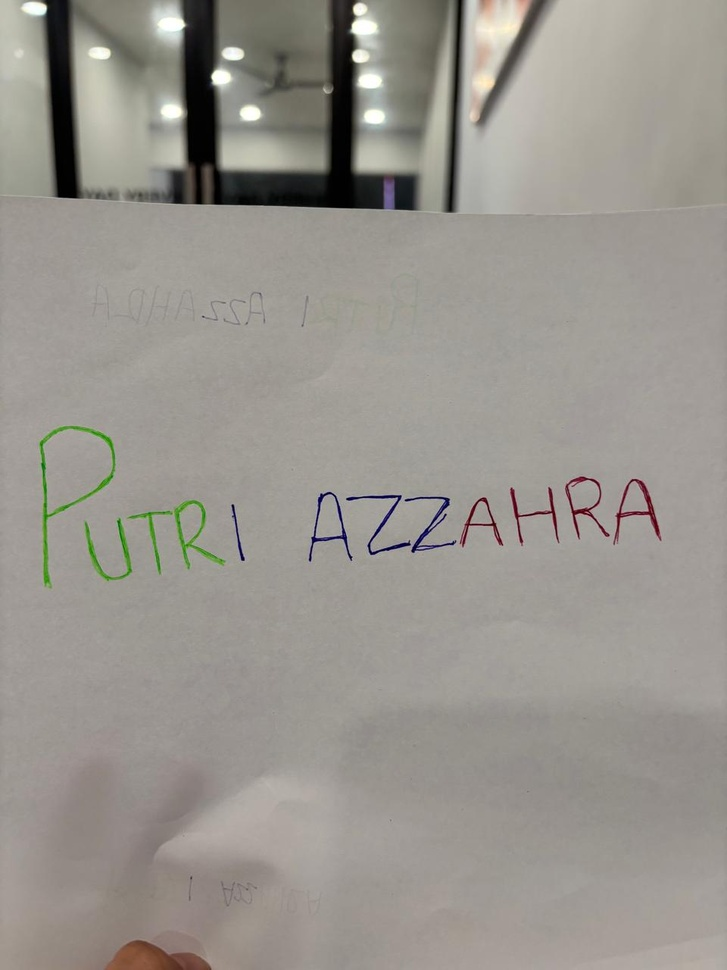
#> input picture UTS_PCD/Soal no 1 dan 2/ara.jpg, 727 x 970 px, shrunk from 960 x 1280 before the run
$ jupyter execute 'UTS_PCD_202331080_B_ITPLN_soal 1 dan 2.ipynb'
#> lines starting #> are read from the running program, lines starting #| are printed output that depends on the picture; after the words box and inside, x2 and y2 are one past the last pixel; in counts of white or black regions, pixels touching at a corner belong together
# Putri Azzahra (202331080)

## 1. Deteksi Warna Pada Citra

[cell 1]
from PIL import Image
import numpy as np
import matplotlib.pyplot as plt

## Deklarasi File Gambar(JPG)

[cell 2]
image_path = 'ara.jpg'
img = Image.open(image_path)
#> img is the input picture: PIL image 727x970 RGB; mean R, G, B 152.6, 148.7, 142.1
display(img)

## Convert File to RGB libary

[cell 3]
img_rgb = img.convert('RGB')

img_array = np.array(img_rgb)

r_array = img_array[:, :, 0]
g_array = img_array[:, :, 1]
b_array = img_array[:, :, 2]

[cell 4]
threshold = 50

[cell 5]
r_mask = r_array > threshold
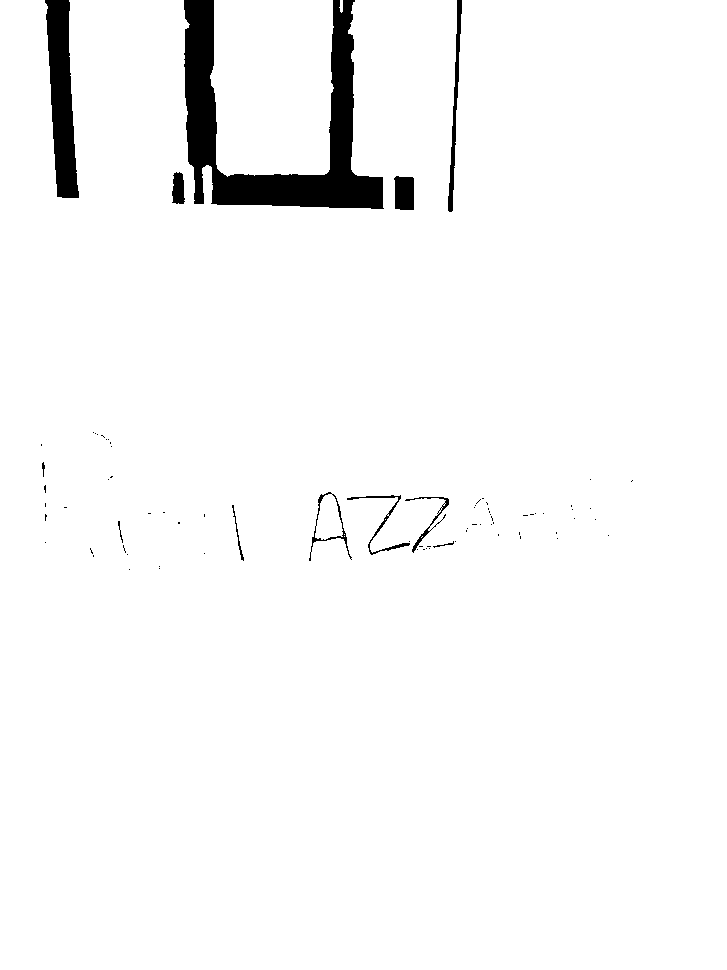
#> r_mask: shape (970, 727) bool; 97% white; 80 black regions (68 under 20 px), largest, box (x1, y1, x2, y2) and area: (184, 0, 384, 209) 14191, (45, 0, 79, 198) 4172, (448, 0, 462, 212) 843
g_mask = g_array > threshold
#> g_mask: shape (970, 727) bool; 96.8% white; 25 black regions (10 under 20 px), largest, box (x1, y1, x2, y2) and area: (184, 0, 384, 209) 14269, (45, 0, 79, 198) 4179, (448, 0, 462, 212) 839
b_mask = b_array > threshold
#> b_mask: shape (970, 727) bool; 96.6% white; 132 black regions (104 under 20 px), largest, box (x1, y1, x2, y2) and area: (184, 0, 384, 209) 14704, (44, 0, 80, 198) 4284, (447, 0, 462, 212) 949

[cell 6]
highlighted_putr = img_array.copy()
highlighted_iazz = img_array.copy()
highlighted_ahra = img_array.copy()


highlighted_putr[r_mask] = [128, 128, 128] #putr
highlighted_putr[~r_mask] = [0, 0, 0]

highlighted_iazz[b_mask] = [128, 128, 128] #iazz
highlighted_iazz[~b_mask] = [0, 0, 0]
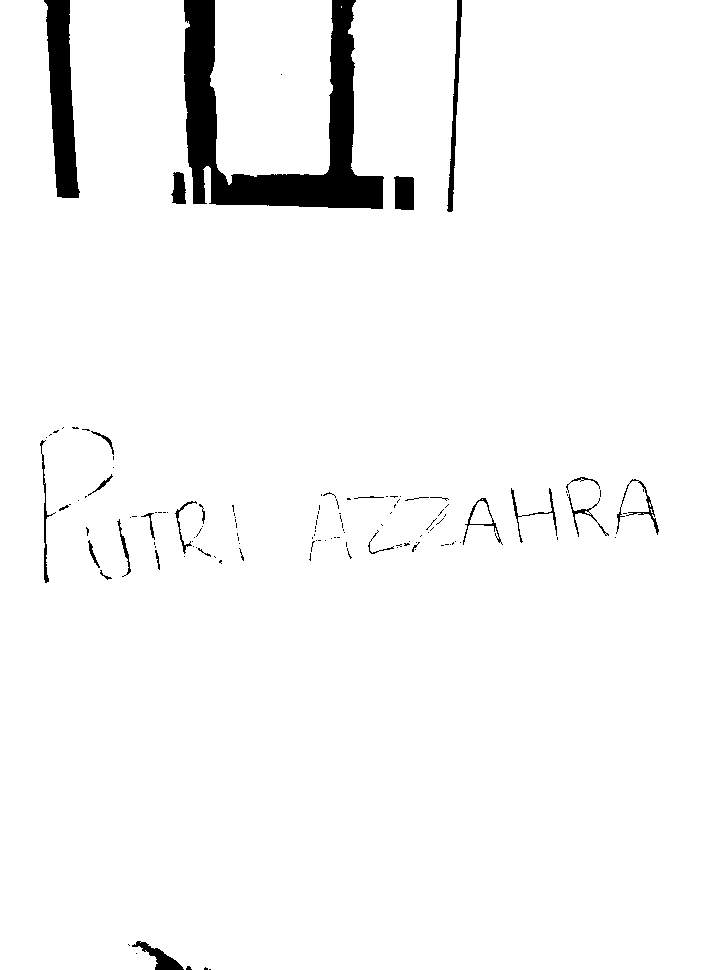
#> highlighted_iazz: shape (970, 727, 3); values 0 (black) and 128 (white), 96.6% white; 132 black regions (104 under 20 px), largest, box (x1, y1, x2, y2) and area: (184, 0, 384, 209) 14704, (44, 0, 80, 198) 4284, (447, 0, 462, 212) 949

highlighted_ahra[g_mask] = [128, 128, 128] #ahra
highlighted_ahra[~g_mask] = [0, 0, 0]
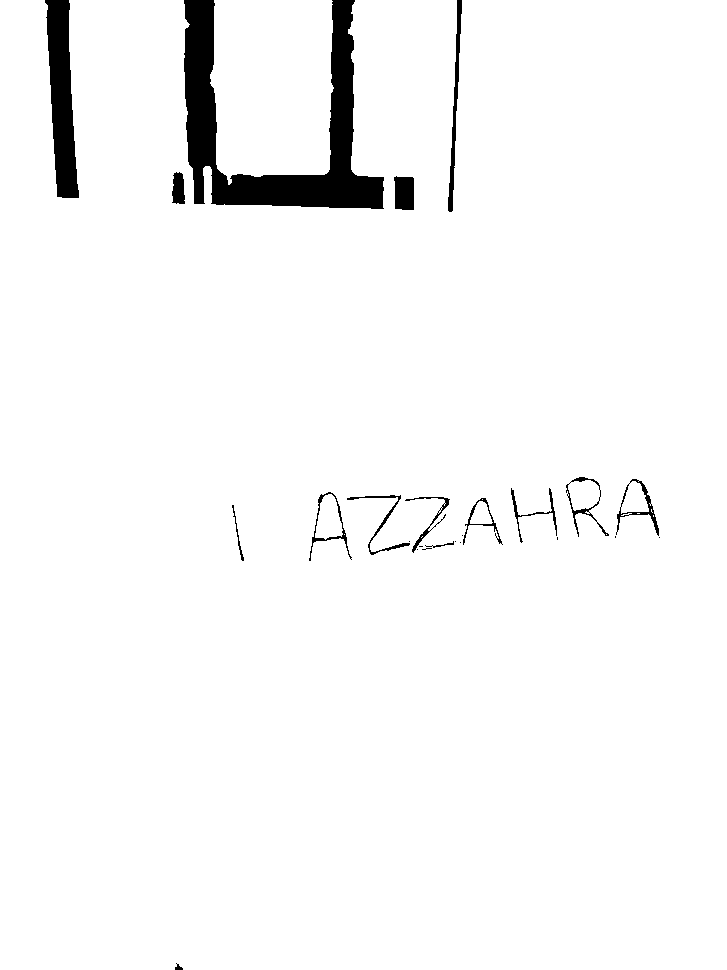
#> highlighted_ahra: shape (970, 727, 3); values 0 (black) and 128 (white), 96.8% white; 25 black regions (10 under 20 px), largest, box (x1, y1, x2, y2) and area: (184, 0, 384, 209) 14269, (45, 0, 79, 198) 4179, (448, 0, 462, 212) 839

[cell 7]
img_highlighted_putr = Image.fromarray(highlighted_putr)
img_highlighted_iazz = Image.fromarray(highlighted_iazz)
img_highlighted_ahra = Image.fromarray(highlighted_ahra)

[cell 8]
fig, ax = plt.subplots(1, 4, figsize=(24, 6))

ax[0].imshow(img_rgb)
ax[0].set_title("Original Image")
ax[0].axis('off')

ax[1].imshow(img_highlighted_putr)
ax[1].set_title("PUTR (Red faint)")
ax[1].axis('off')

ax[2].imshow(img_highlighted_iazz)
ax[2].set_title("IAZZ (Blue faint)")
ax[2].axis('off')

ax[3].imshow(img_highlighted_ahra)
ax[3].set_title("AHRA (Green faint)")
ax[3].axis('off')

plt.tight_layout()
plt.show()

[cell 9]
plt.figure(figsize=(12, 4))

plt.subplot(1, 3, 1)
plt.hist(r_array.ravel(), bins=256, color='Red', alpha=0.7)
plt.title('Histogram - Red Channel')
plt.xlabel('Intensitas')
plt.ylabel('Jumlah Piksel')

plt.subplot(1, 3, 2)
plt.hist(g_array.ravel(), bins=256, color='Green', alpha=0.7)
plt.title('Histogram - Green Channel')
plt.xlabel('Intensitas')
plt.ylabel('Jumlah Piksel')

plt.subplot(1, 3, 3)
plt.hist(b_array.ravel(), bins=256, color='Blue', alpha=0.7)
plt.title('Histogram - Blue Channel')
plt.xlabel('Intensitas')
plt.ylabel('Jumlah Piksel')

plt.tight_layout()
plt.show()
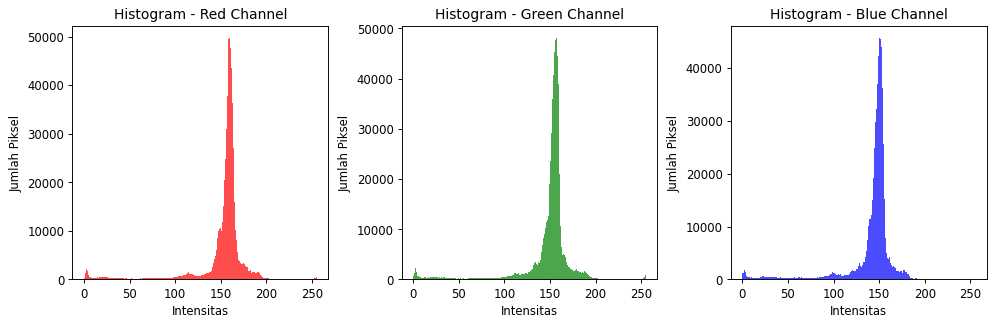
#> figure drawn by matplotlib, 3 panels; panel 1: tallest bar 49723 high, from x = 159.4 to 160.4; panel 2: tallest bar 48098 high, from x = 156.4 to 157.4; panel 3: tallest bar 45721 high, from x = 149.4 to 150.4

[cell 10]
none_mask = ~(r_mask | g_mask | b_mask)
#> none_mask: shape (970, 727) bool; 2.9% white; 104 white regions (94 under 20 px), largest, box (x1, y1, x2, y2) and area: (184, 0, 383, 209) 14071, (45, 0, 79, 198) 4162, (448, 0, 462, 212) 836
blue_mask = b_mask & ~(r_mask | g_mask)
#> blue_mask: shape (970, 727) bool; 0.09% white in thin lines or dots, all inside (x1, y1, x2, y2) = (172, 21, 454, 561)
red_blue_mask = r_mask & b_mask & ~g_mask
#> red_blue_mask: shape (970, 727) bool; 0.04% white in thin lines or dots, all inside (x1, y1, x2, y2) = (242, 6, 660, 561)
red_green_blue_mask = r_mask & g_mask & b_mask
#> red_green_blue_mask: shape (970, 727) bool; 96.4% white; 72 black regions (45 under 20 px), largest, box (x1, y1, x2, y2) and area: (184, 0, 384, 209) 14777, (44, 0, 80, 198) 4289, (447, 0, 462, 212) 949

[cell 11]
highlighted_none = img_array.copy()
highlighted_none[~none_mask] = [0, 0, 0]

highlighted_blue = img_array.copy()
highlighted_blue[~blue_mask] = [0, 2, 2]

highlighted_red_blue = img_array.copy()
highlighted_red_blue[~red_blue_mask] = [0, 2, 2]

highlighted_red_green_blue = img_array.copy()
highlighted_red_green_blue[~red_green_blue_mask] = [0, 0, 0]
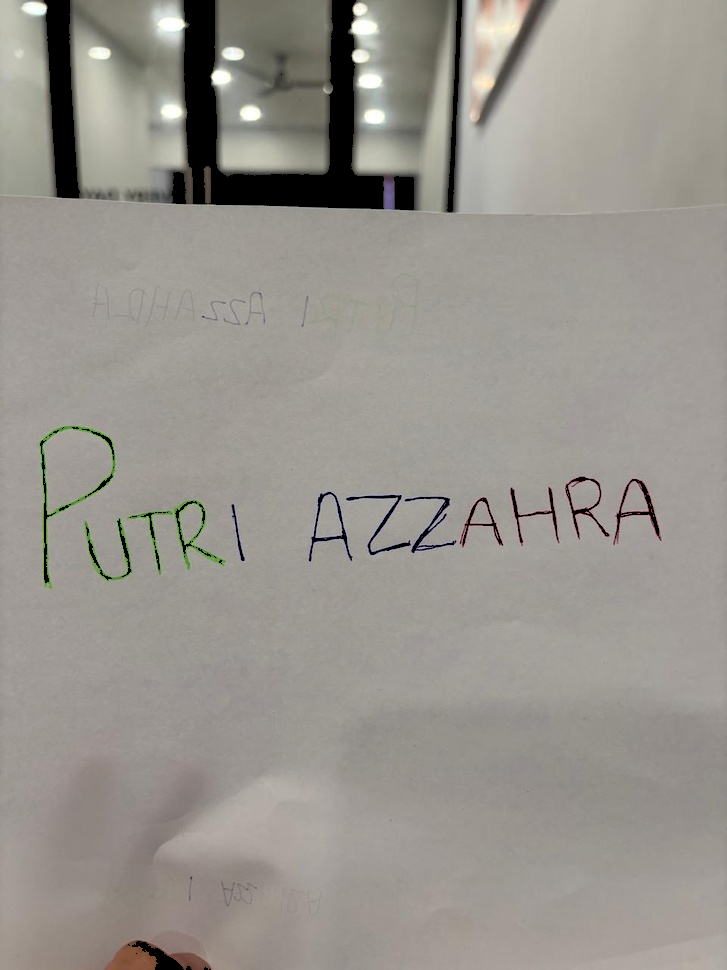
#> highlighted_red_green_blue: shape (970, 727, 3); 3.53% of pixels changed, all inside (x1, y1, x2, y2) = (40, 0, 660, 970)

[cell 12]
img_highlighted_none = Image.fromarray(highlighted_none)
img_highlighted_blue = Image.fromarray(highlighted_blue)
img_highlighted_red_blue = Image.fromarray(highlighted_red_blue)
img_highlighted_red_green_blue = Image.fromarray(highlighted_red_green_blue)

## 2. Ambang batas dari yang terkecil sampai terbesar

[cell 13]
import cv2
img = cv2.imread('ara.jpg')  # Gambar dibaca dalam format BGR
#> img: shape (970, 727, 3)
img_rgb = cv2.cvtColor(img, cv2.COLOR_BGR2RGB)

[cell 14]
highlight_blue = np.zeros_like(img_rgb)
highlight_green = np.zeros_like(img_rgb)
highlight_red = np.zeros_like(img_rgb)

# Ambil channel
r = img_rgb[:, :, 0]
g = img_rgb[:, :, 1]
b = img_rgb[:, :, 2]

# Buat masker berdasarkan dominasi warna
mask_blue = (b > 100) & (b > r + 5) & (b > g + 5)
#> mask_blue: shape (970, 727) bool; 0.46% white; 42 white regions (20 under 20 px), largest, box (x1, y1, x2, y2) and area: (347, 494, 447, 552) 513, (384, 181, 394, 211) 288, (416, 505, 455, 549) 226
mask_green = (g > 100) & (g > r + 30) & (g > b + 30)
#> mask_green: shape (970, 727) bool; 0.8% white; 18 white regions, largest, box (x1, y1, x2, y2) and area: (39, 426, 116, 586) 1439, (174, 500, 224, 568) 755, (84, 518, 132, 581) 654
mask_red = (r > 100) & (r > g + 30) & (r > b + 30)
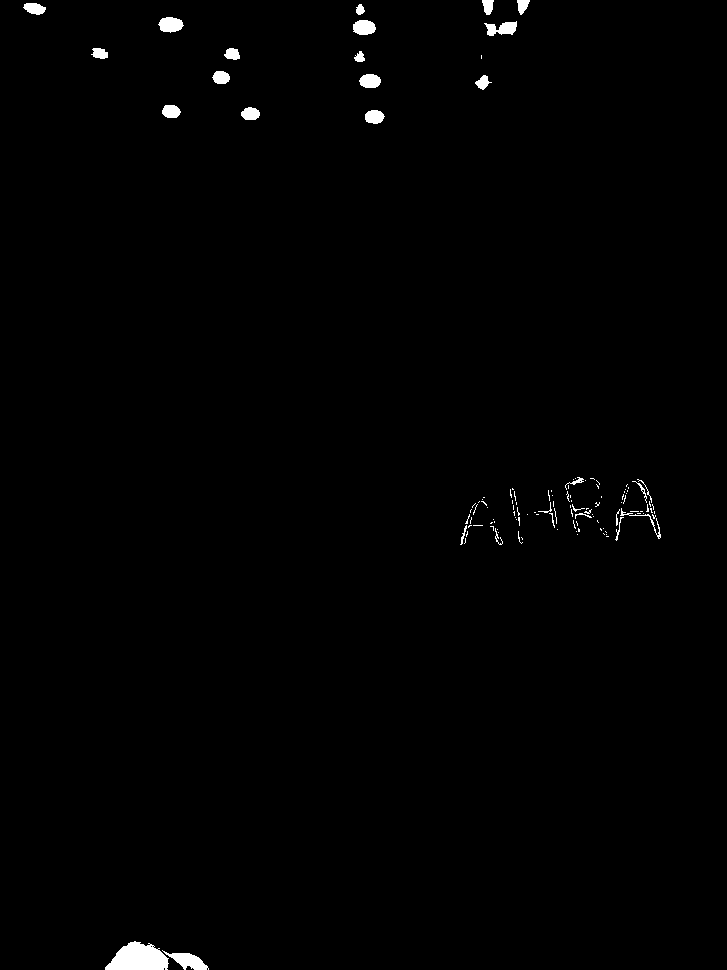
#> mask_red: shape (970, 727) bool; 0.8% white; 122 white regions (92 under 20 px), largest, box (x1, y1, x2, y2) and area: (105, 941, 169, 970) 1295, (162, 950, 209, 970) 426, (484, 21, 517, 36) 305

# Terapkan ke masing-masing channel
highlight_blue[mask_blue] = [0, 0, 255]     # Hanya biru
highlight_green[mask_green] = [0, 255, 0]   # Hanya hijau
highlight_red[mask_red] = [255, 0, 0]       # Hanya merah

# Gabungan sesuai permintaan
highlight_none = img_rgb.copy()
highlight_red_blue = cv2.add(highlight_red, highlight_blue)
highlight_red_green_blue = cv2.add(highlight_red, cv2.add(highlight_green, highlight_blue))

# Plotting
fig, ax = plt.subplots(2, 2, figsize=(12, 10))

ax[0, 0].imshow(highlight_none)
ax[0, 0].set_title("None (Original)")

ax[0, 1].imshow(highlight_blue)
ax[0, 1].set_title("Blue (IAZZ)")

ax[1, 0].imshow(highlight_red_blue)
ax[1, 0].set_title("Red-Blue (IAZZ + AHRA)")

ax[1, 1].imshow(highlight_red_green_blue)
ax[1, 1].set_title("Red-Green-Blue (PUTR + IAZZ + AHRA)")

# Set koordinat
for a in ax.flatten():
    a.set_xlabel('X coordinate')
    a.set_ylabel('Y coordinate')
    a.set_xlim(0, img_rgb.shape[1])
    a.set_ylim(img_rgb.shape[0], 0)

plt.tight_layout()
plt.show()
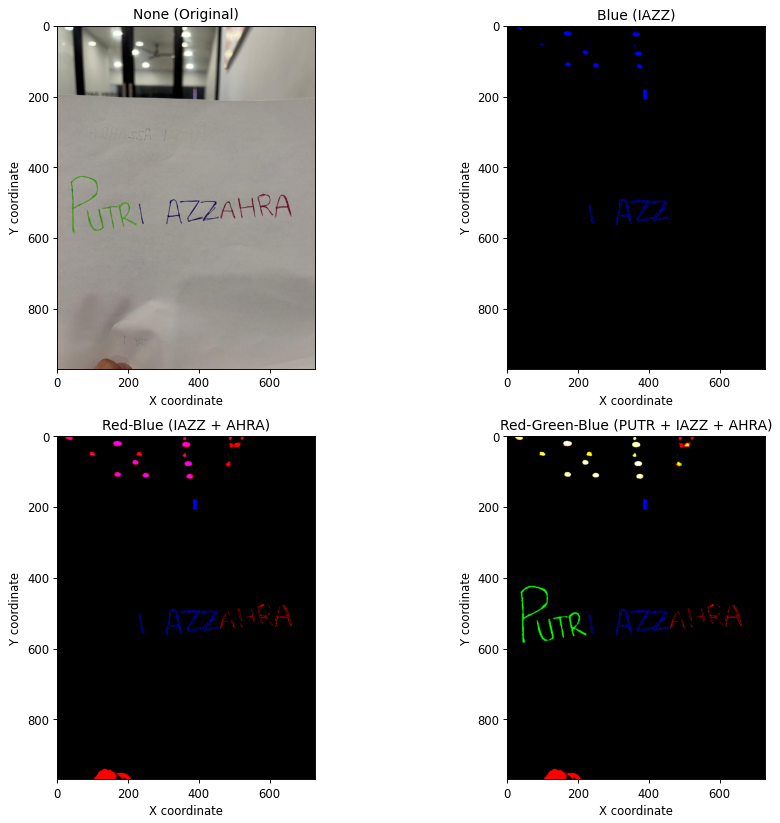
#> figure drawn by matplotlib, 4 panels
